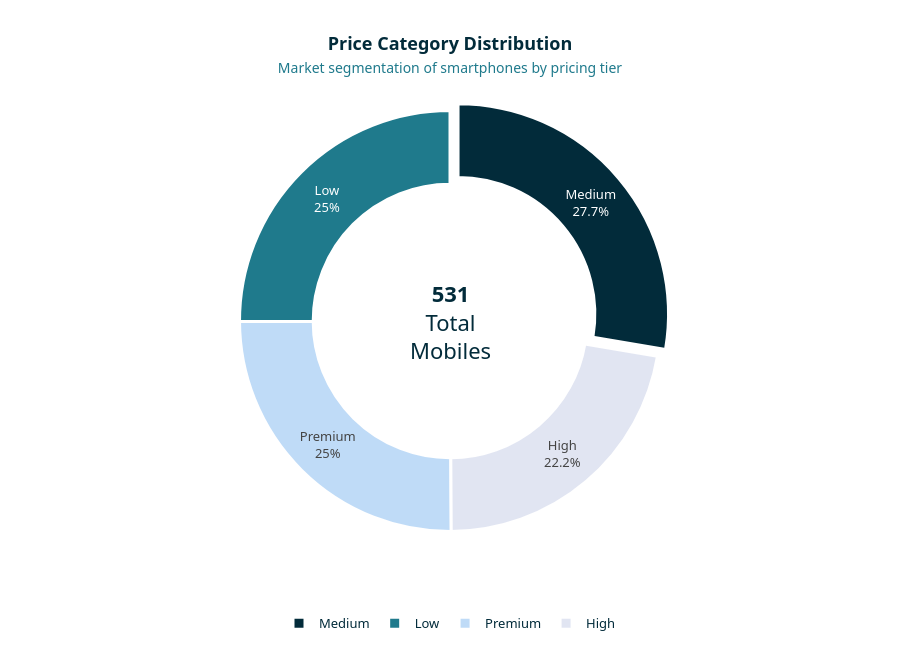

The notebook cell saved with this chart:
### Markdown cell above
Price is the most important variable in the dataset and serves as the target variable for predictive modeling. Analyzing its distribution helps understand market segmentation, identify pricing concentration, and evaluate the presence of premium smartphone categories.

### Code cell
price_counts = df["Price_Category"].value_counts()

fig = go.Figure(go.Pie(
    labels=price_counts.index,
    values=price_counts.values,
    hole=0.65,
    textinfo="percent+label",
    textfont=dict(size=13),
    marker=dict(
        colors=["#022b3a", "#1f7a8c", "#bfdbf7", "#e1e5f2"],
        line=dict(color="white", width=3)
    ),
    pull=[0.05 if i == 0 else 0 for i in range(len(price_counts))]
))

fig.update_layout(
    title={
        "text":"<b>Price Category Distribution</b><br><span style='font-size:14px;color:#1f7a8c'>Market segmentation of smartphones by pricing tier</span>",
        "x":0.5
    },
    height=650,
    template="plotly_white",
    paper_bgcolor="white",
    font=dict(
        family="Segoe UI",
        size=13,
        color="#022b3a"
    ),
    showlegend=True,
    legend=dict(
        orientation="h",
        y=-0.15,
        x=0.5,
        xanchor="center"
    ),
    annotations=[
        dict(text=f"<b>{len(df):,}</b><br>Total<br>Mobiles",
            x=0.5,
            y=0.5,
            showarrow=False,
            font=dict(size=22, color="#022b3a"
            )
        )
    ]
)

price_mean = df["Price"].mean()
price_median = df["Price"].median()

plt.figure(figsize=(11, 5.5))

ax = sns.histplot(
    data=df,
    x="Price",
    bins=12,
    kde=True,
    color="#0F172A",
    edgecolor="#0891B2",
    linewidth=1.4,
    alpha=0.88
)

plt.axvline(
    price_mean,
    color="#0891B2",
    linestyle="--",
    linewidth=2.8,
    label=f"Mean: ₹{price_mean:,.0f}"
)

plt.axvline(
    price_median,
    color="#38BDF8",
    linestyle="-.",
    linewidth=2.8,
    label=f"Median: ₹{price_median:,.0f}"
)

for patch in ax.patches:
    height = patch.get_height()
    if height > 0:
        ax.text(
            patch.get_x() + patch.get_width() / 2,
            height + 2,
            int(height),
            ha="center",
            va="bottom",
            fontsize=9,
            fontweight="bold",
            color="#0F172A"
        )

plt.title(
    "Distribution of Smartphone Prices",
    fontsize=17,
    fontweight="bold",
    color="#0F172A",
    pad=15
)

plt.xlabel("Price (₹)", fontsize=11)
plt.ylabel("Number of Smartphones", fontsize=11)

plt.legend(
    loc="upper right",
    frameon=True,
    facecolor="white",
    edgecolor="#0891B2"
)

plt.grid(axis="y", linestyle="--", alpha=0.25)

sns.despine()
plt.tight_layout()

fig.show()

### Figure 1 — Plotly figure (JSON) as saved in the notebook; plotly's stock layout.template omitted (floating-point values rounded to 4 significant figures)
{"data": [{"hole": 0.65, "labels": ["Medium", "Low", "Premium", "High"], "marker": {"colors": ["#022b3a", "#1f7a8c", "#bfdbf7", "#e1e5f2"], "line": {"color": "white", "width": 3}}, "pull": [0.05, 0, 0, 0], "textfont": {"size": 13}, "textinfo": "percent+label", "type": "pie", "values": [147, 133, 133, 118]}], "layout": {"annotations": [{"font": {"color": "#022b3a", "size": 22}, "showarrow": false, "text": "<b>531</b><br>Total<br>Mobiles", "x": 0.5, "y": 0.5}], "font": {"color": "#022b3a", "family": "Segoe UI", "size": 13}, "height": 650, "legend": {"orientation": "h", "x": 0.5, "xanchor": "center", "y": -0.15}, "paper_bgcolor": "white", "showlegend": true, "title": {"text": "<b>Price Category Distribution</b><br><span style='font-size:14px;color:#1f7a8c'>Market segmentation of smartphones by pricing tier</span>", "x": 0.5}}}
